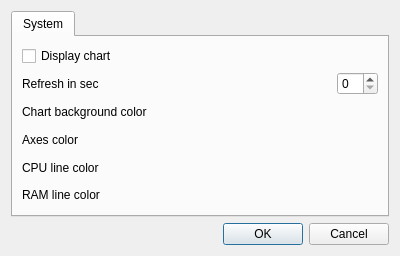
<?xml version="1.0" encoding="UTF-8"?>
<ui version="4.0">
 <class>Dialog</class>
 <widget class="QDialog" name="Dialog">
  <property name="geometry">
   <rect>
    <x>0</x>
    <y>0</y>
    <width>400</width>
    <height>256</height>
   </rect>
  </property>
  <property name="windowTitle">
   <string>Dialog</string>
  </property>
  <layout class="QVBoxLayout" name="verticalLayout">
   <item>
    <widget class="QTabWidget" name="mTabSystem">
     <property name="currentIndex">
      <number>0</number>
     </property>
     <widget class="QWidget" name="System">
      <attribute name="title">
       <string>System</string>
      </attribute>
      <layout class="QVBoxLayout" name="verticalLayout_2">
       <item>
        <widget class="QCheckBox" name="mSystemDisplayChart">
         <property name="text">
          <string>Display chart</string>
         </property>
        </widget>
       </item>
       <item>
        <layout class="QHBoxLayout" name="horizontalLayout">
         <item>
          <widget class="QLabel" name="label_5">
           <property name="text">
            <string>Refresh in sec</string>
           </property>
          </widget>
         </item>
         <item>
          <spacer name="horizontalSpacer">
           <property name="orientation">
            <enum>Qt::Horizontal</enum>
           </property>
           <property name="sizeHint" stdset="0">
            <size>
             <width>40</width>
             <height>20</height>
            </size>
           </property>
          </spacer>
         </item>
         <item>
          <widget class="QSpinBox" name="mRefreshSec"/>
         </item>
        </layout>
       </item>
       <item>
        <layout class="QHBoxLayout" name="mBackgroundLayout">
         <item>
          <widget class="QLabel" name="label_3">
           <property name="text">
            <string>Chart background color</string>
           </property>
          </widget>
         </item>
        </layout>
       </item>
       <item>
        <layout class="QHBoxLayout" name="mAxesLayout">
         <item>
          <widget class="QLabel" name="label_4">
           <property name="text">
            <string>Axes color</string>
           </property>
          </widget>
         </item>
        </layout>
       </item>
       <item>
        <layout class="QHBoxLayout" name="mCpuLayout">
         <item>
          <widget class="QLabel" name="label">
           <property name="text">
            <string>CPU line color</string>
           </property>
          </widget>
         </item>
        </layout>
       </item>
       <item>
        <layout class="QHBoxLayout" name="mRamLayout">
         <item>
          <widget class="QLabel" name="label_2">
           <property name="text">
            <string>RAM line color</string>
           </property>
          </widget>
         </item>
        </layout>
       </item>
      </layout>
     </widget>
    </widget>
   </item>
   <item>
    <widget class="QDialogButtonBox" name="buttonBox">
     <property name="orientation">
      <enum>Qt::Horizontal</enum>
     </property>
     <property name="standardButtons">
      <set>QDialogButtonBox::Cancel|QDialogButtonBox::Ok</set>
     </property>
    </widget>
   </item>
  </layout>
 </widget>
 <resources/>
 <connections>
  <connection>
   <sender>buttonBox</sender>
   <signal>accepted()</signal>
   <receiver>Dialog</receiver>
   <slot>accept()</slot>
   <hints>
    <hint type="sourcelabel">
     <x>248</x>
     <y>254</y>
    </hint>
    <hint type="destinationlabel">
     <x>157</x>
     <y>274</y>
    </hint>
   </hints>
  </connection>
  <connection>
   <sender>buttonBox</sender>
   <signal>rejected()</signal>
   <receiver>Dialog</receiver>
   <slot>reject()</slot>
   <hints>
    <hint type="sourcelabel">
     <x>316</x>
     <y>260</y>
    </hint>
    <hint type="destinationlabel">
     <x>286</x>
     <y>274</y>
    </hint>
   </hints>
  </connection>
 </connections>
</ui>
